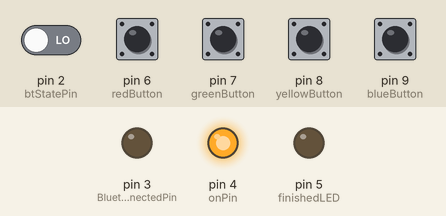
Recording of a program running on a simulated Arduino Leonardo, built with avr-gcc and run on an emulated ATmega32U4. Parts: output pins drawn as LEDs (lit = HIGH). The test bench sets the inputs (shaded band); at power-on: pin 6 (redButton), pin 7 (greenButton), pin 8 (yellowButton), pin 9 (blueButton) HIGH, pin 2 (btStatePin) LOW.

Above: at 1.2 s.
1.3 s: pin 2 (btStatePin) driven HIGH
At 1.9 s:
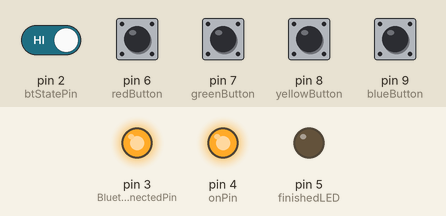
2.8 s: pin 2 (btStatePin) driven LOW
At 3.5 s:
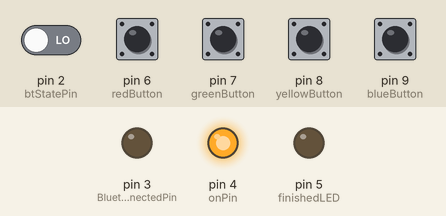
Timing chart, 0 to 5.8 s (numbered marks = the images above; inputs shaded):
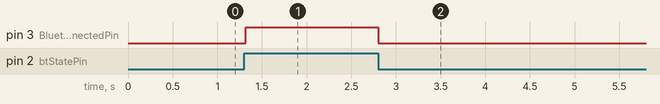

The program:

main.cpp
```cpp
#include <Arduino.h>

const int btStatePin = 2; // HC-05 STATE pin
const int BluetoothConnectedPin = 3; // light up blue LED when connected
const int onPin = 4; // light up red LED when arduino has power
const int finishedLED = 5; // light up green LED when finished

const int redButton = 6;
const int greenButton = 7;
const int yellowButton = 8;
const int blueButton = 9;

// Flags and states
bool finished = false;
bool buttonClicked  = false;

String color;

void setup() {
  pinMode(btStatePin,    INPUT);
  pinMode(BluetoothConnectedPin,         OUTPUT);
  pinMode(onPin,         OUTPUT);
  pinMode(finishedLED,   OUTPUT);

  pinMode(greenButton,   INPUT_PULLUP);
  pinMode(blueButton,    INPUT_PULLUP);
  pinMode(redButton,     INPUT_PULLUP);
  pinMode(yellowButton,  INPUT_PULLUP);

  digitalWrite(BluetoothConnectedPin, LOW);
  digitalWrite(onPin, HIGH);
  digitalWrite(finishedLED, LOW);

  // Start Bluetooth serial
  connectBluetooth();
}

void loop() {
  // Check current connection status
  bool isConnected = (digitalRead(btStatePin) == HIGH);

  // If disconnected, block here until reconnected
  while (!isConnected) {
    digitalWrite(BluetoothConnectedPin, LOW);  // LED or transistor off
    delay(30);
    isConnected = (digitalRead(btStatePin) == HIGH);
  }

  // Now the master and slave are connected
  digitalWrite(BluetoothConnectedPin, HIGH);

  // Read buttons
  bool currentRedState    = (digitalRead(redButton)    == LOW);
  bool currentGreenState  = (digitalRead(greenButton)  == LOW);
  bool currentYellowState = (digitalRead(yellowButton) == LOW);
  bool currentBlueState   = (digitalRead(blueButton)   == LOW);

  // If no button has been clicked yet, check for new click
  if (!buttonClicked) {
    if (currentRedState) {
      color = "red";
      buttonClicked = true;
    }
    else if (currentGreenState) {
      color = "green";
      buttonClicked = true;
    }
    else if (currentYellowState) {
      color = "yellow";
      buttonClicked = true;
    }
    else if (currentBlueState) {
      color = "blue";
      buttonClicked = true;
    }
  }

  if (buttonClicked && !finished) {
      Serial1.println(color);
      waitForFinished();
  }
}

void connectBluetooth() {
  // Begin the hardware serial to HC-05
  Serial1.begin(38400);
}

void waitForFinished() {
  while (true) {
    if (Serial1.available() > 0) {
      String resp = Serial1.readStringUntil('\n');
      resp.trim();
      if (resp == "finished") {
        digitalWrite(finishedLED, HIGH);
        Serial1.end();  // Stop talking to HC-05
        finished = true;
        break;
      }
    }
  }
}
```

Measured:
- after the input at 1.3 s, pin 3 (BluetoothConnectedPin): LOW → HIGH at once
- after the input at 2.8 s, pin 3 (BluetoothConnectedPin): HIGH → LOW at once
